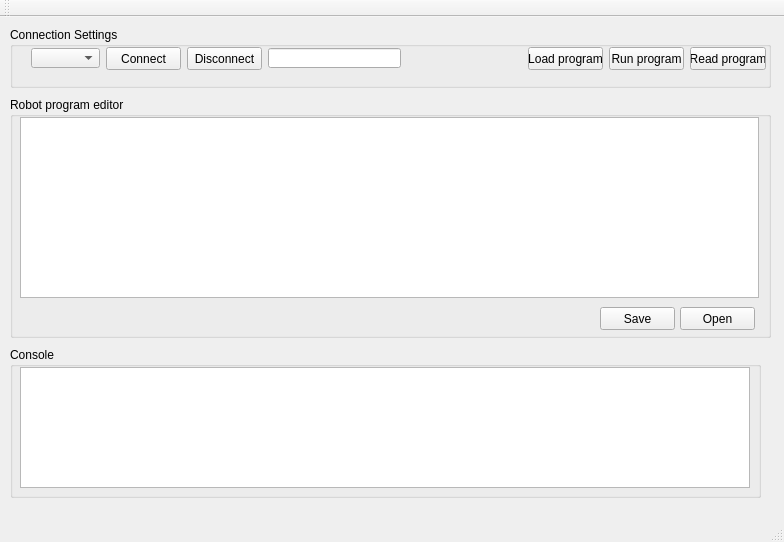
<?xml version="1.0" encoding="UTF-8"?>
<ui version="4.0">
 <class>MainWindow</class>
 <widget class="QMainWindow" name="MainWindow">
  <property name="geometry">
   <rect>
    <x>0</x>
    <y>0</y>
    <width>784</width>
    <height>542</height>
   </rect>
  </property>
  <property name="windowTitle">
   <string>Festo Scorbot Applicatie</string>
  </property>
  <widget class="QWidget" name="centralWidget">
   <widget class="QGroupBox" name="groupBox">
    <property name="geometry">
     <rect>
      <x>10</x>
      <y>10</y>
      <width>761</width>
      <height>61</height>
     </rect>
    </property>
    <property name="acceptDrops">
     <bool>false</bool>
    </property>
    <property name="autoFillBackground">
     <bool>false</bool>
    </property>
    <property name="title">
     <string>Connection Settings</string>
    </property>
    <property name="flat">
     <bool>false</bool>
    </property>
    <property name="checkable">
     <bool>false</bool>
    </property>
    <widget class="QLineEdit" name="lineEdit">
     <property name="geometry">
      <rect>
       <x>258</x>
       <y>21</y>
       <width>133</width>
       <height>20</height>
      </rect>
     </property>
    </widget>
    <widget class="QPushButton" name="pushButton">
     <property name="geometry">
      <rect>
       <x>96</x>
       <y>20</y>
       <width>75</width>
       <height>23</height>
      </rect>
     </property>
     <property name="text">
      <string>Connect</string>
     </property>
     <property name="autoDefault">
      <bool>false</bool>
     </property>
     <property name="default">
      <bool>false</bool>
     </property>
     <property name="flat">
      <bool>false</bool>
     </property>
    </widget>
    <widget class="QComboBox" name="comboBox">
     <property name="geometry">
      <rect>
       <x>21</x>
       <y>21</y>
       <width>69</width>
       <height>20</height>
      </rect>
     </property>
    </widget>
    <widget class="QPushButton" name="pushButton_4">
     <property name="geometry">
      <rect>
       <x>680</x>
       <y>20</y>
       <width>76</width>
       <height>23</height>
      </rect>
     </property>
     <property name="text">
      <string>Read program</string>
     </property>
    </widget>
    <widget class="QPushButton" name="pushButton_5">
     <property name="geometry">
      <rect>
       <x>599</x>
       <y>20</y>
       <width>75</width>
       <height>23</height>
      </rect>
     </property>
     <property name="text">
      <string>Run program</string>
     </property>
    </widget>
    <widget class="QPushButton" name="pushButton_6">
     <property name="geometry">
      <rect>
       <x>518</x>
       <y>20</y>
       <width>75</width>
       <height>23</height>
      </rect>
     </property>
     <property name="text">
      <string>Load program</string>
     </property>
    </widget>
    <widget class="QPushButton" name="pushButton_7">
     <property name="geometry">
      <rect>
       <x>177</x>
       <y>20</y>
       <width>75</width>
       <height>23</height>
      </rect>
     </property>
     <property name="text">
      <string>Disconnect</string>
     </property>
     <property name="autoDefault">
      <bool>false</bool>
     </property>
     <property name="default">
      <bool>false</bool>
     </property>
     <property name="flat">
      <bool>false</bool>
     </property>
    </widget>
   </widget>
   <widget class="QGroupBox" name="groupBox_2">
    <property name="geometry">
     <rect>
      <x>10</x>
      <y>80</y>
      <width>761</width>
      <height>241</height>
     </rect>
    </property>
    <property name="title">
     <string>Robot program editor</string>
    </property>
    <widget class="QPlainTextEdit" name="plainTextEdit">
     <property name="geometry">
      <rect>
       <x>10</x>
       <y>20</y>
       <width>739</width>
       <height>181</height>
      </rect>
     </property>
     <property name="mouseTracking">
      <bool>false</bool>
     </property>
     <property name="whatsThis">
      <string/>
     </property>
     <property name="accessibleDescription">
      <string/>
     </property>
    </widget>
    <widget class="QPushButton" name="pushButton_2">
     <property name="geometry">
      <rect>
       <x>590</x>
       <y>210</y>
       <width>75</width>
       <height>23</height>
      </rect>
     </property>
     <property name="text">
      <string>Save</string>
     </property>
    </widget>
    <widget class="QPushButton" name="pushButton_3">
     <property name="geometry">
      <rect>
       <x>670</x>
       <y>210</y>
       <width>75</width>
       <height>23</height>
      </rect>
     </property>
     <property name="text">
      <string>Open</string>
     </property>
    </widget>
   </widget>
   <widget class="QGroupBox" name="groupBox_3">
    <property name="geometry">
     <rect>
      <x>10</x>
      <y>330</y>
      <width>751</width>
      <height>151</height>
     </rect>
    </property>
    <property name="title">
     <string>Console</string>
    </property>
    <widget class="QPlainTextEdit" name="plainTextEdit_2">
     <property name="geometry">
      <rect>
       <x>10</x>
       <y>20</y>
       <width>730</width>
       <height>121</height>
      </rect>
     </property>
     <property name="plainText">
      <string/>
     </property>
     <property name="backgroundVisible">
      <bool>false</bool>
     </property>
    </widget>
   </widget>
   <zorder>groupBox_2</zorder>
   <zorder>groupBox</zorder>
   <zorder>groupBox_3</zorder>
  </widget>
  <widget class="QMenuBar" name="menuBar">
   <property name="geometry">
    <rect>
     <x>0</x>
     <y>0</y>
     <width>784</width>
     <height>21</height>
    </rect>
   </property>
  </widget>
  <widget class="QStatusBar" name="statusBar"/>
  <widget class="QToolBar" name="mainToolBar">
   <attribute name="toolBarArea">
    <enum>TopToolBarArea</enum>
   </attribute>
   <attribute name="toolBarBreak">
    <bool>false</bool>
   </attribute>
  </widget>
 </widget>
 <layoutdefault spacing="6" margin="11"/>
 <resources/>
 <connections/>
</ui>
